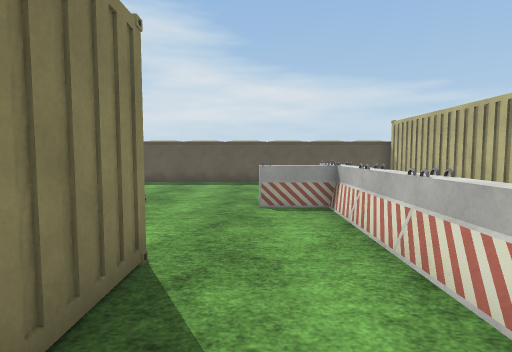
view 1 (above)

17 first-person views from a walk through a 3-D level made in the Unity game engine. The camera is 1.3 m above the floor, tilts 4° down and sees 80° across. The floor is counted in squares, 1 m on a side. Each view is taken from the middle of a square. On the plan, view 1 faces up. The plan holds only what a view shows up to about 14 squares ahead; the rest is blank. The place goes on beyond the plan. The player character is not drawn. Surface patterns are stand-ins for the level's own textures.

view 2
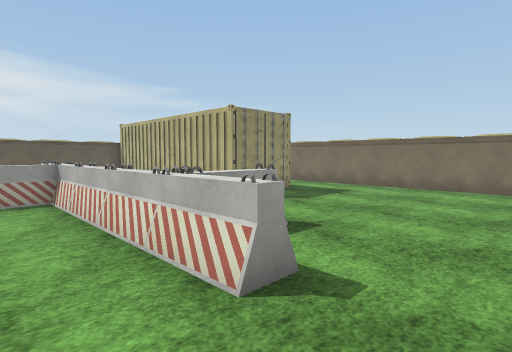

view 3
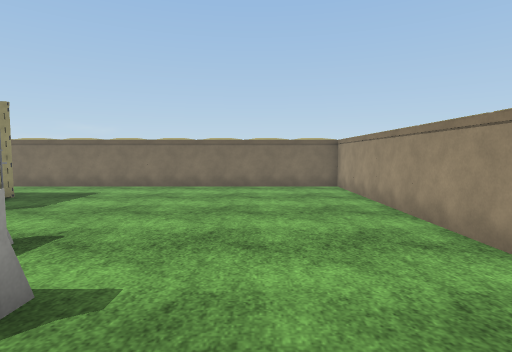

view 4
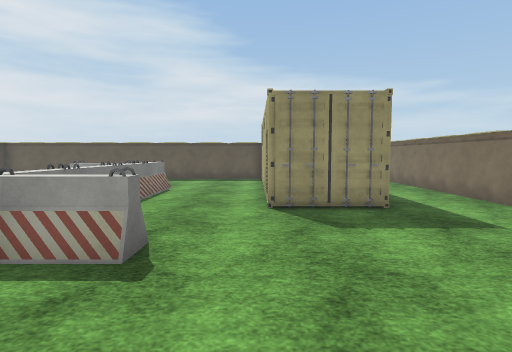

view 5
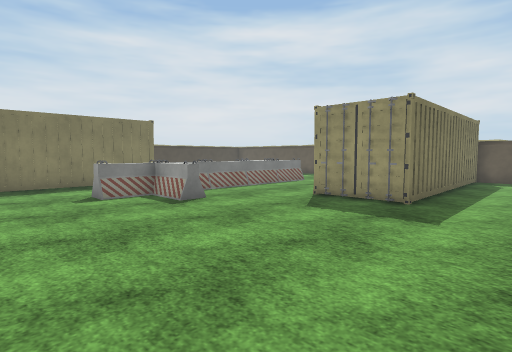

view 6
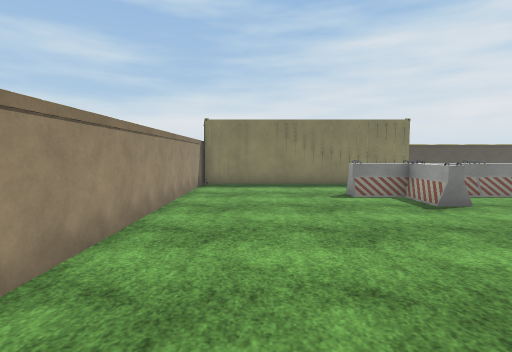

view 7
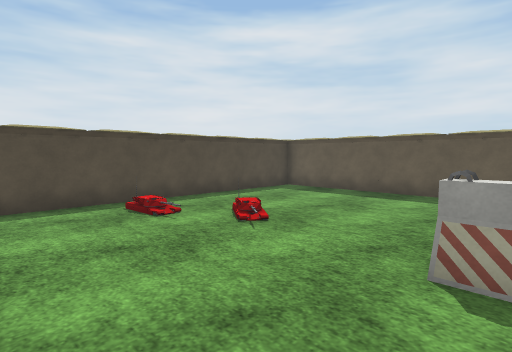

view 8
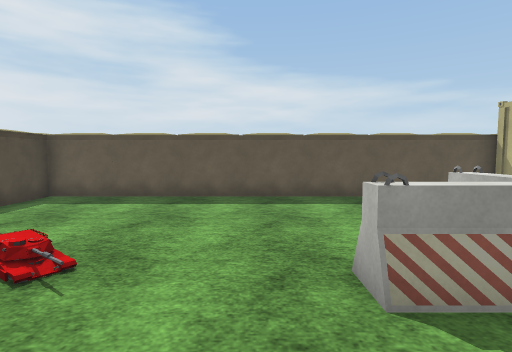

view 9
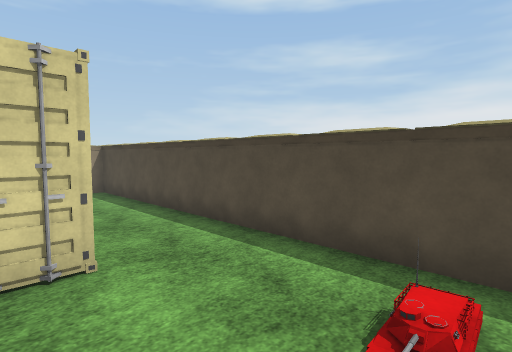

view 10
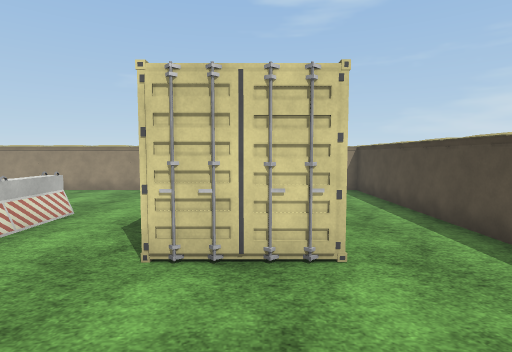

view 11
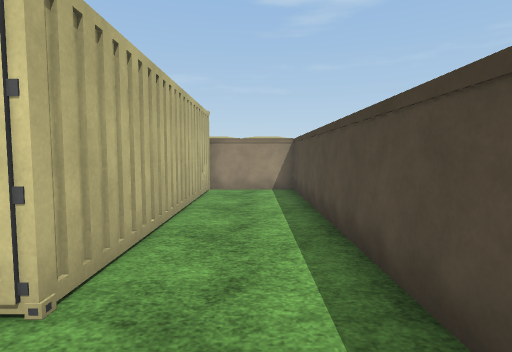

view 12
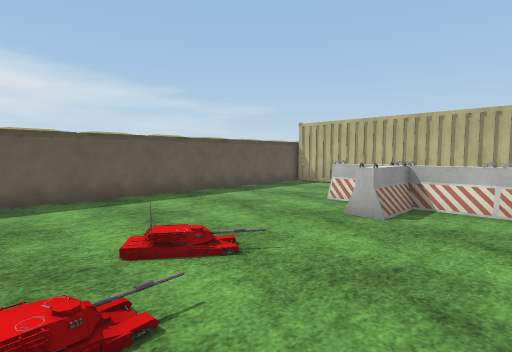

view 13
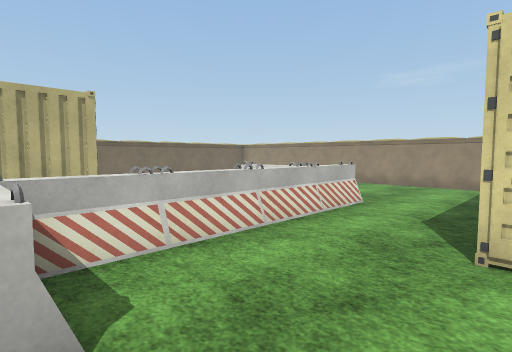

view 14
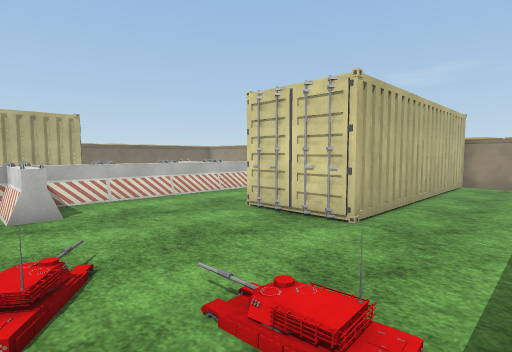

view 15
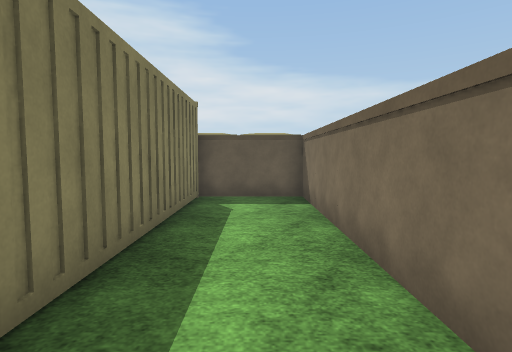

view 16
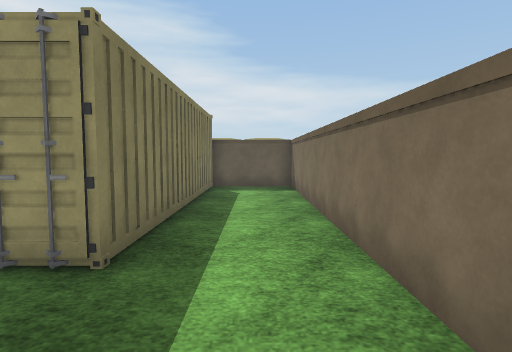

view 17
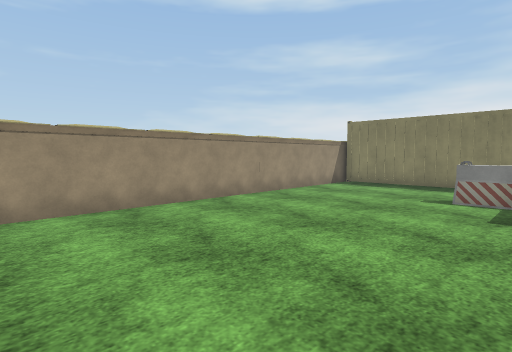

### Floor plan
Key: @ floor where view 1 was taken; # wall or solid block; . floor; / step, stairs or slope; C container; B barricade; T tank; O other object.
Columns run from 8 left of view 1 to 13 right of it. Each row starts with its distance up from view 1.
 15 ###############  #####
 14 #.............#  #...#
 13 #.............#  #...#
 12 #.............C  #...#
 11 #.............#  #...#
 10 #.........B...C  #...#
  9 #...T.....B...#  #...#
  8 #...//..BBB...#  #...#
  7 #.O.......B...#  #...#
  6 #.........B...C ##...#
  5 #.........B....C#C...#
  4 #...C##...B..........#
  3 #...####..B..........#
  2 #...####..BBB........#
  1 #...####..B..........#
  0 #...####@.B..........#
 -1 #...#  C.............#
 -2 #...#  C.............#
 -3 #...#  C.............#
 -4 #...#  C.............#
 -5 ######################

Where each view was taken, in squares from view 1:
view 1: 0 up, 0 right, facing up
view 2: 2 down, 0 right, facing up-right
view 3: 2 down, 0 right, facing right
view 4: 2 down, 6 right, facing up
view 5: 3 down, 12 right, facing up-left
view 6: 3 down, 12 right, facing left
view 7: 4 up, 1 right, facing up-left
view 8: 5 up, 1 left, facing up
view 9: 8 up, 3 left, facing down-left
view 10: 8 up, 3 left, facing down
view 11: 6 up, 6 left, facing down
view 12: 5 up, 6 left, facing up-right
view 13: 8 up, 2 left, facing down-right
view 14: 9 up, 7 left, facing down-right
view 15: 5 up, 11 right, facing up
view 16: 2 up, 11 right, facing up
view 17: 2 up, 12 right, facing down-left
